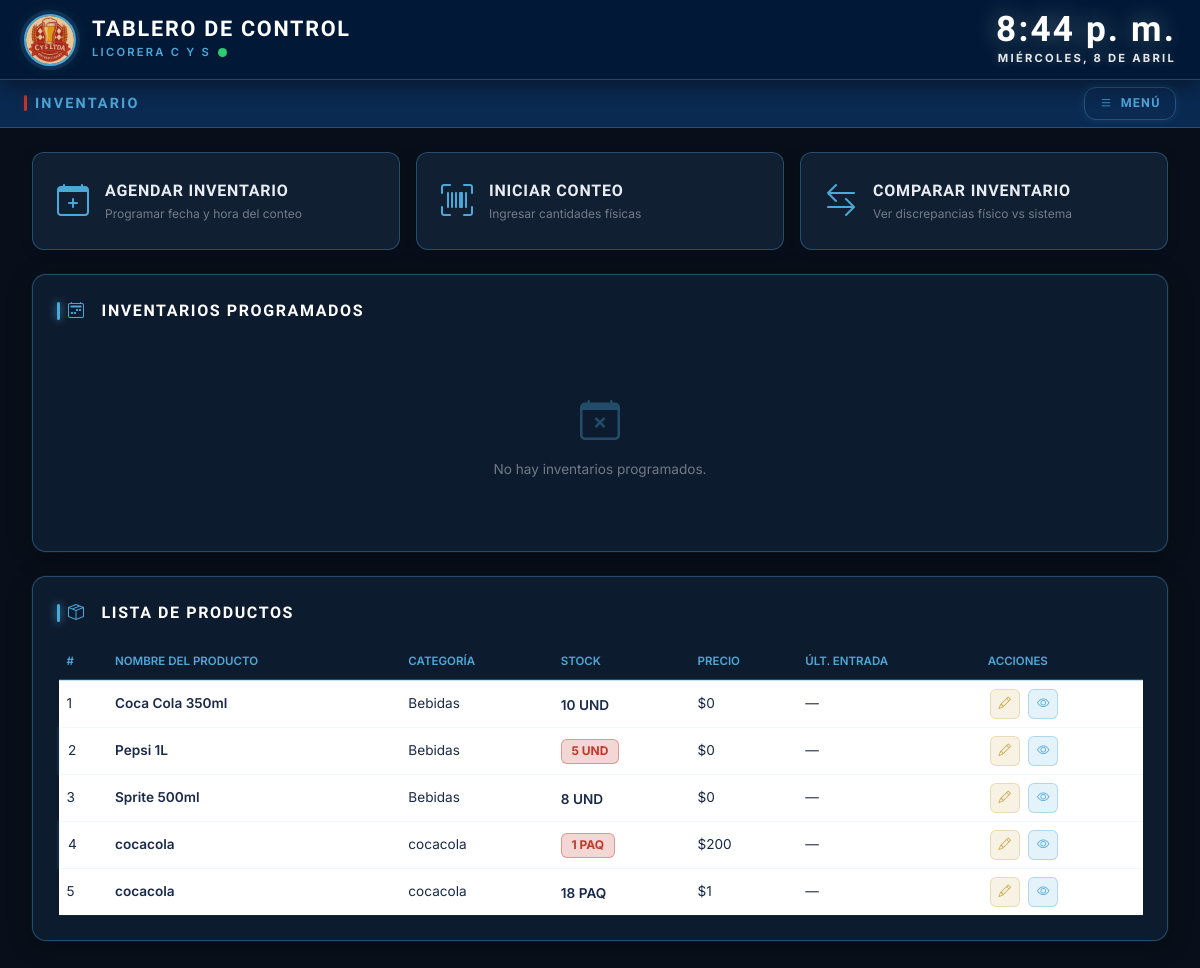
Before: /inventario/ with the older database file.
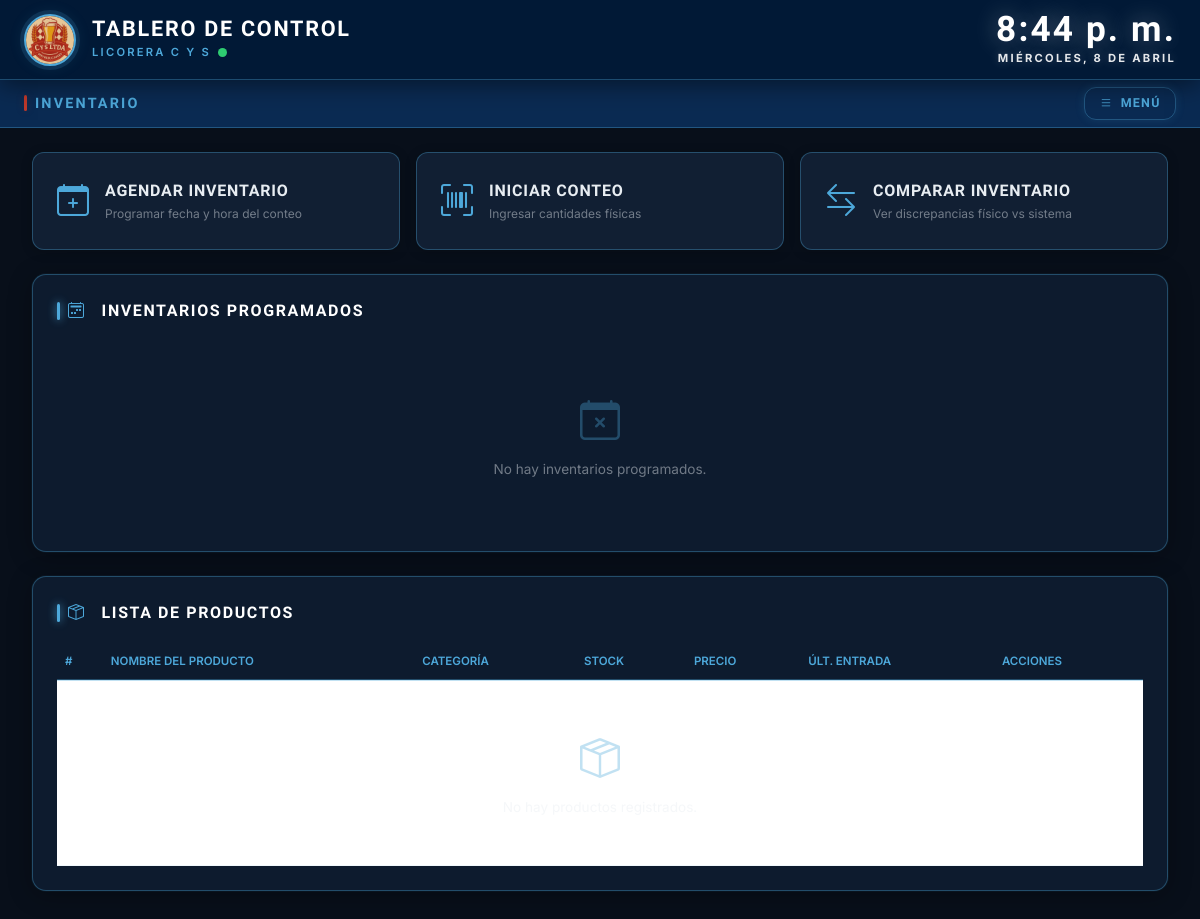
After: the same page with the newer database file.
### producto/models.py (models this page shows, shortened)
class Producto(models.Model):
    codigo              = models.CharField(max_length=30, unique=True)
    nombre              = models.CharField(max_length=150)
    descripcion         = models.TextField(blank=True, null=True)
    cantidad_disponible = models.PositiveIntegerField(default=0)
    precio_unitario     = models.DecimalField(max_digits=12, decimal_places=2, default=0, blank=True)
    unidad              = models.CharField(max_length=10, default="UND", blank=True)
    categoria           = models.ForeignKey(Categoria, on_delete=models.PROTECT, related_name="productos")
    class Meta:
        verbose_name        = "Producto"
        verbose_name_plural = "Productos"
        ordering            = ["nombre"]
    @property
    def stock_total(self):
        stock_pres = self.presentaciones.aggregate(total=Sum('cantidad'))['total'] or 0
        return self.cantidad_disponible + stock_pres
    @property
    def stock_critico(self):
        return self.stock_total <= 5

class Categoria(models.Model):
    codigo      = models.CharField(max_length=20, unique=True)
    nombre      = models.CharField(max_length=100)
    descripcion = models.TextField(blank=True, null=True)
    class Meta:
        verbose_name        = "Categoría"
        verbose_name_plural = "Categorías"
        ordering            = ["nombre"]

### inventario/views.py (the view, shortened to what this page needs)
# urls.py: path('', views.inventario_home, name='inventario_home'),
def inventario_home(request):
    agendas = AgendaInventario.objects.all()
    sesion = SesionConteo.objects.filter(activa=True).first()
    categoria_id = request.GET.get('categoria')
    if categoria_id:
        productos = Producto.objects.select_related('categoria').filter(categoria__pk=categoria_id)
    else:
        productos = Producto.objects.select_related('categoria').all()
    conteos = ConteoProducto.objects.filter(sesion=sesion) if sesion else []
    discrepancias = []
    return render(request, 'inventario/inventario_home.html', {
        'agendas': agendas,
        'sesion': sesion,
        'productos': productos,
        'conteos': conteos,
        'discrepancias': discrepancias,
        'categoria_activa': categoria_id,
    })

### licorera/context_processors.py (called while the page is built)
def datos_globales(request):
    return {
        "total_productos": Producto.objects.count(),
        "stock_critico": Producto.objects.filter(cantidad_disponible__lte=5).count(),
        "total_categorias": Categoria.objects.count()
    }

### inventario/templates/inventario/inventario_home.html (shortened to what the changed rows need)
{% extends 'base.html' %}
{% load static %}
{% block extra_css %}
<link rel="stylesheet" href="{% static 'css/inventario.css' %}">
{% endblock %}
{% block content %}
<div class="container-fluid p-0">
  <section class="cys-card mt-4">
    <div class="table-responsive">
      <table class="table table-hover align-middle mb-0">
        <thead>
          <tr style="border-bottom:2px solid var(--azul-borde);">
            <th class="text-uppercase" style="font-size:.72rem; color:var(--gris-claro); font-weight:600;">#</th>
            <th class="text-uppercase" style="font-size:.72rem; color:var(--gris-claro); font-weight:600;">Nombre del Producto</th>
            <th class="text-uppercase" style="font-size:.72rem; color:var(--gris-claro); font-weight:600;">Categoría</th>
            <th class="text-uppercase" style="font-size:.72rem; color:var(--gris-claro); font-weight:600;">Stock</th>
            <th class="text-uppercase" style="font-size:.72rem; color:var(--gris-claro); font-weight:600;">Precio</th>
            <th class="text-uppercase" style="font-size:.72rem; color:var(--gris-claro); font-weight:600;">Últ. Entrada</th>
            <th class="text-uppercase" style="font-size:.72rem; color:var(--gris-claro); font-weight:600;">Acciones</th>
          </tr>
        </thead>
        <tbody>
          {% for producto in productos %}
            <tr style="{% if producto.stock_critico %}border-left:3px solid var(--rojo);{% endif %}">
              <td style="font-size:.85rem; color:#1a2a4a;">{{ forloop.counter }}</td>
              <td style="font-size:.85rem; font-weight:600; color:#1a2a4a;">{{ producto.nombre }}</td>
              <td style="font-size:.85rem; color:#1a2a4a;">{{ producto.categoria.nombre }}</td>
              <td>
                {% if producto.stock_critico %}
                  <span class="badge" style="background:rgba(192,57,43,.2); color:var(--rojo); border:1px solid rgba(192,57,43,.4); font-size:.75rem; padding:.35rem .6rem;">
                    {{ producto.cantidad_disponible }} {{ producto.unidad }}
                  </span>
                {% else %}
                  <span style="font-size:.85rem; color:#1a2a4a; font-weight:600;">
                    {{ producto.cantidad_disponible }} {{ producto.unidad }}
                  </span>
                {% endif %}
              </td>
              <td style="font-size:.85rem; color:#1a2a4a;">${{ producto.precio_unitario|floatformat:0 }}</td>
              <td style="font-size:.85rem; color:#1a2a4a;">
                {% with ultimo=producto.movimientos.first %}
                  {% if ultimo %}{{ ultimo.fecha_actualizada|date:"d/m/Y" }}{% else %}—{% endif %}
                {% endwith %}
              </td>
              <td>
                <button class="cys-btn-sm cys-btn-sm--warning"
                        onclick="abrirEditar({{ producto.pk }}, '{{ producto.nombre }}', '{{ producto.codigo }}', '{{ producto.categoria.pk }}', '{{ producto.precio_unitario }}', '{{ producto.cantidad_disponible }}', '{{ producto.unidad }}')">
                  <i class="bi bi-pencil"></i>
                </button>
                <button class="cys-btn-sm cys-btn-sm--primary"
                        onclick="abrirDetalle('{{ producto.nombre }}', '{{ producto.codigo }}', '{{ producto.categoria.nombre }}', '{{ producto.precio_unitario }}', '{{ producto.cantidad_disponible }}', '{{ producto.unidad }}', '{{ producto.descripcion|default:'' }}')">
                  <i class="bi bi-eye"></i>
                </button>
              </td>
            </tr>
          {% empty %}
            <tr>
              <td colspan="7" class="text-center py-5" style="color:var(--texto-muted); font-size:.85rem;">
                <i class="bi bi-box-seam d-block mb-2" style="font-size:2.5rem; color:var(--azul-borde);"></i>
              </td>
            </tr>
          {% endfor %}
        </tbody>
      </table>
    </div>
  </section>
</div>
{% endblock %}

Changed rows visible on the page:
removed Producto: nombre "Coca Cola 350ml", categoria.nombre "Bebidas", cantidad_disponible "10", unidad "UND", precio_unitario "0"
removed Producto: nombre "Pepsi 1L", categoria.nombre "Bebidas", cantidad_disponible "5", unidad "UND", precio_unitario "0"
removed Producto: nombre "Sprite 500ml", categoria.nombre "Bebidas", cantidad_disponible "8", unidad "UND", precio_unitario "0"
removed Producto: nombre "cocacola", categoria.nombre "cocacola", cantidad_disponible "1", unidad "PAQ", precio_unitario "200"
removed Producto: nombre "cocacola", categoria.nombre "cocacola", cantidad_disponible "18", unidad "PAQ", precio_unitario "1"
